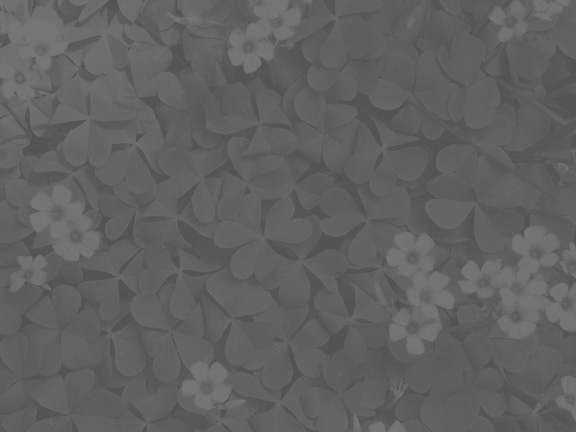
#> input picture image_enhancement/2.jpg, 576 x 432 px
$ jupyter execute 2.ipynb
#> lines starting #> are read from the running program, lines starting #| are printed output that depends on the picture
[cell 1]
import cv2
import numpy as np
import matplotlib.pyplot as plt

[cell 2]
# 读取图像
img = cv2.imread('./2.jpg', 0)
#> img is the input picture: shape (432, 576); min 78, max 121, mean 97.2
img1 = cv2.imread('./2.jpg')

[cell 3]
# 直方图均衡化函数
def equalizeHist(image):
    # 计算图像的直方图
    hist, bins = np.histogram(image.flatten(), 256, [0,256])

    # 计算累积分布函数（CDF）
    cdf = hist.cumsum()

    # 归一化CDF
    cdf_normalized = cdf * hist.max() / cdf.max()

    # 使用CDF进行直方图均衡化
    image_equalized = np.interp(image.flatten(), bins[:-1], cdf_normalized).reshape(image.shape)

    return image_equalized.astype(np.uint8)

equ = cv2.equalizeHist(img)
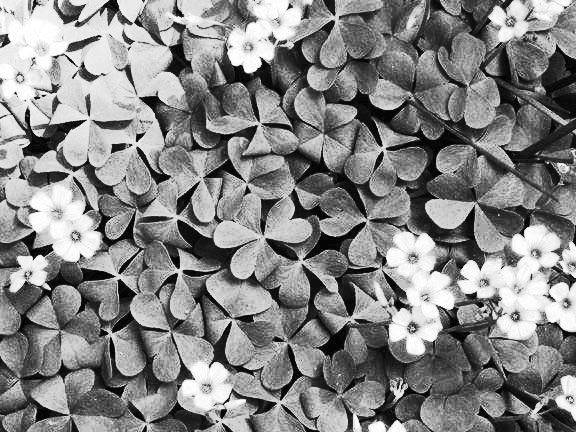
#> equ: shape (432, 576); min 0, max 255, mean 133.4

[cell 4]
# 绘制处理前后图像及直方图
fig, axs = plt.subplots(2, 2, figsize=(10, 10))
axs[0, 0].imshow(img1, cmap='gray')
axs[0, 0].set_title('Original Image')
axs[0, 1].hist(img1.ravel(), 256, [0, 256])
axs[0, 1].set_title('Original Histogram')
axs[1, 0].imshow(equ, cmap='gray')
axs[1, 0].set_title('Equalized Image')
axs[1, 1].hist(equ.ravel(), 256, [0, 256])
axs[1, 1].set_title('Equalized Histogram')
plt.show()
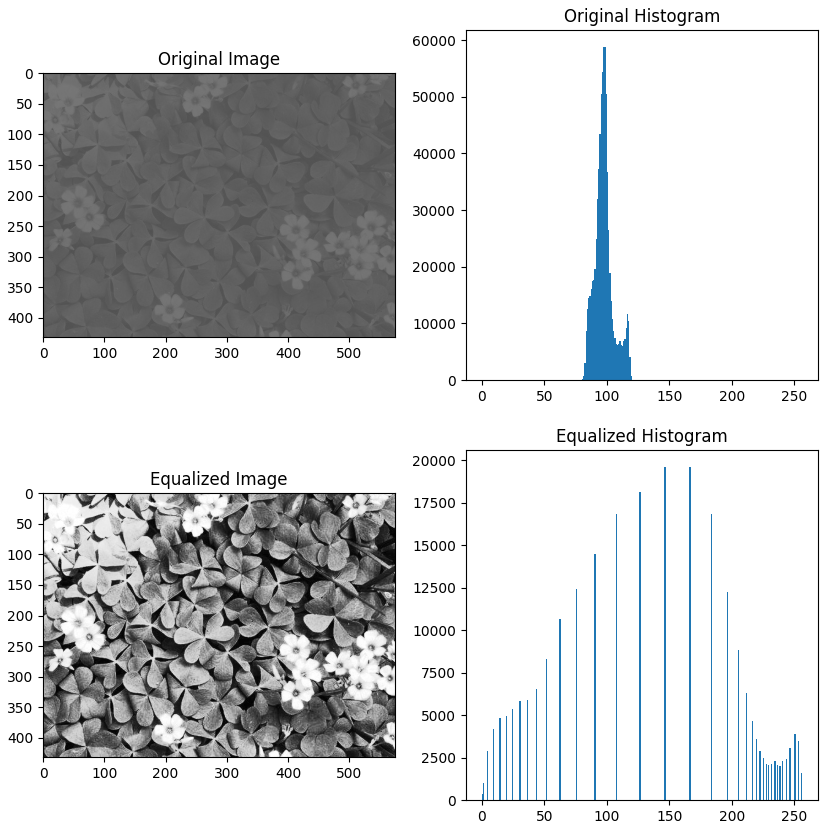
#> figure drawn by matplotlib, 4 panels; panel 2: tallest bar 58836 high, from x = 98 to 99; panel 4: tallest bar 19612 high, from x = 166 to 167

$ run again, with image_enhancement/1.jpg copied over image_enhancement/2.jpg
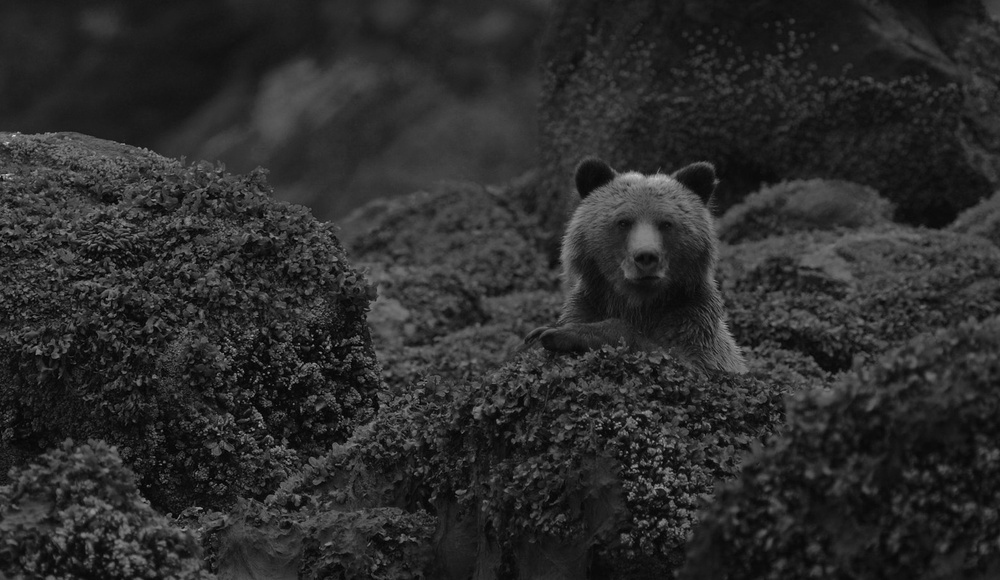
#> input picture image_enhancement/1.jpg, 1000 x 580 px, shrunk from 1560 x 905 before the run
#> img is the input picture: shape (580, 1000); min 0, max 224, mean 43.8
#> `equ = cv2.equalizeHist(img)`:
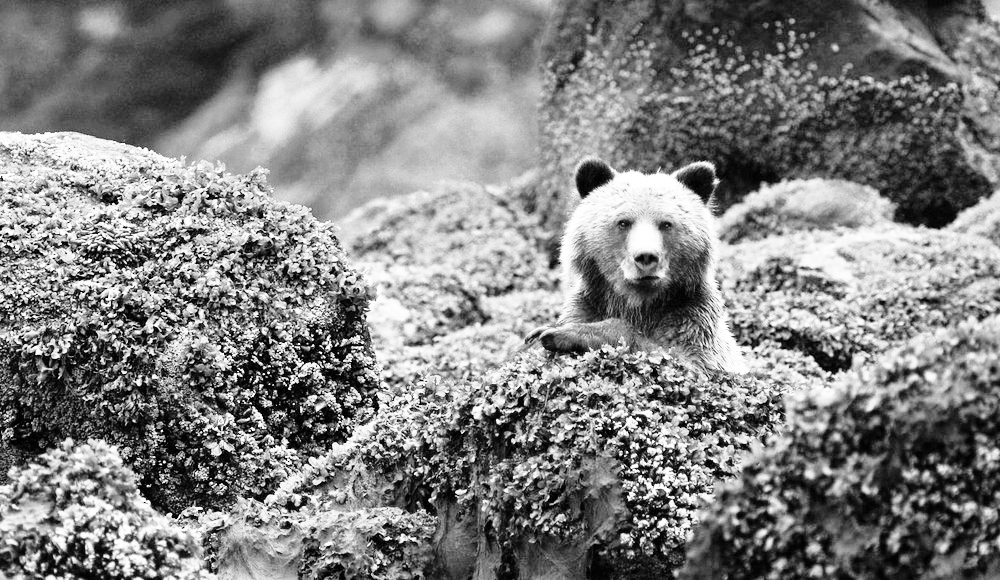
#> equ: shape (580, 1000); min 0, max 255, mean 129.3
#> `plt.show()`:
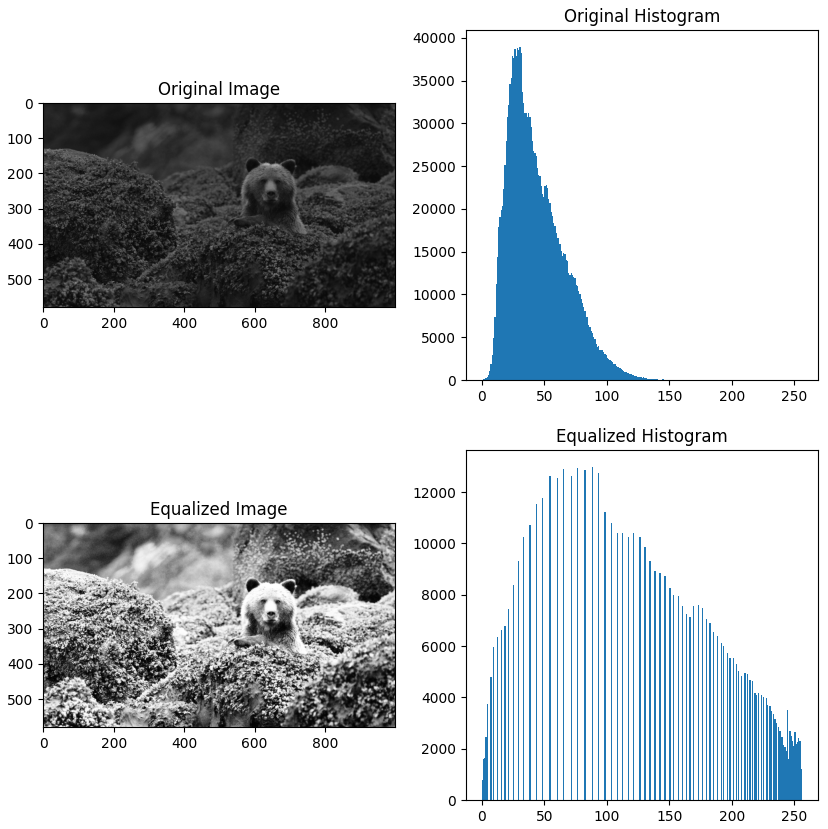
#> figure drawn by matplotlib, 4 panels; panel 2: tallest bar 38973 high, from x = 30 to 31; panel 4: tallest bar 12991 high, from x = 88 to 89
